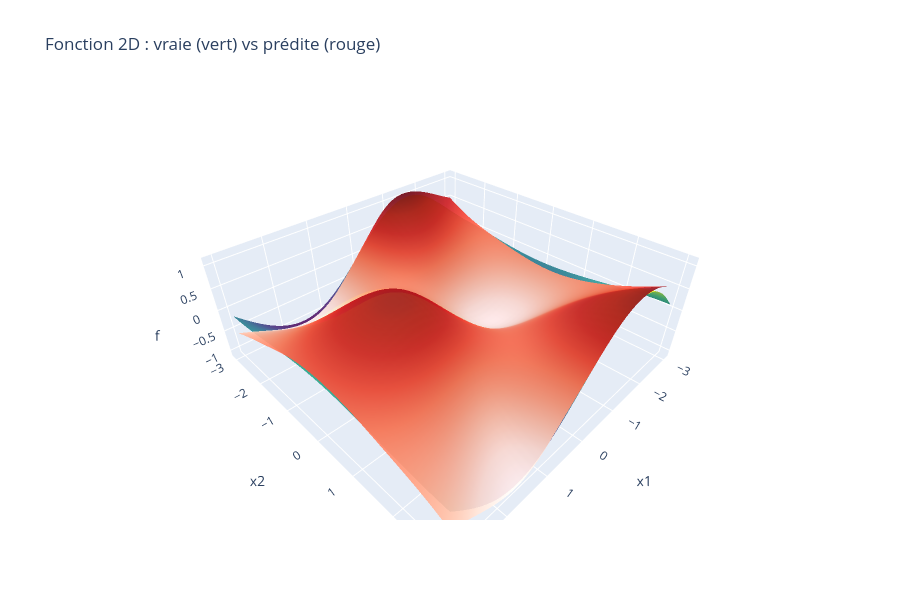

Notebook code for this chart:
### Code cell
import plotly.graph_objects as go

def plot_surface_3d(model, x1, x2):
    xx, yy = np.meshgrid(x1, x2)
    G = np.c_[xx.ravel(), yy.ravel()]
    Z_pred = model.predict(G).reshape(xx.shape)
    Z_true = np.sin(xx) * np.cos(yy)
    fig = go.Figure()
    fig.add_trace(go.Surface(x=x1, y=x2, z=Z_true, colorscale="Viridis", opacity=0.9, name="vraie", showscale=False))
    fig.add_trace(go.Surface(x=x1, y=x2, z=Z_pred, colorscale="Reds", opacity=0.9, name="prédite", showscale=False))
    fig.update_layout(title="Fonction 2D : vraie (vert) vs prédite (rouge)", height=600,
                      scene=dict(xaxis_title="x1", yaxis_title="x2", zaxis_title="f"))
    fig.show()

x1 = np.linspace(-3, 3, 50)
x2 = np.linspace(-3, 3, 50)
plot_surface_3d(model_2d, x1, x2)

### Figure 1 — Plotly figure (JSON) as saved in the notebook; plotly's stock layout.template omitted (floating-point values rounded to 4 significant figures; data arrays with more than 128 entries replaced by an {"elided": "..."} marker saying what was removed)
{"data": [{"colorscale": [[0, "#440154"], [0.1111, "#482878"], [0.2222, "#3e4989"], [0.3333, "#31688e"], [0.4444, "#26828e"], [0.5556, "#1f9e89"], [0.6667, "#35b779"], [0.7778, "#6ece58"], [0.8889, "#b5de2b"], [1, "#fde725"]], "name": "vraie", "opacity": 0.9, "showscale": false, "type": "surface", "x": [-3.0, -2.878, -2.755, -2.633, -2.51, -2.388, -2.265, -2.143, -2.02, -1.898, -1.776, -1.653, -1.531, -1.408, -1.286, -1.163, -1.041, -0.9184, -0.7959, -0.6735, -0.551, -0.4286, -0.3061, -0.1837, -0.06122, 0.06122, 0.1837, 0.3061, 0.4286, 0.551, 0.6735, 0.7959, 0.9184, 1.041, 1.163, 1.286, 1.408, 1.531, 1.653, 1.776, 1.898, 2.02, 2.143, 2.265, 2.388, 2.51, 2.633, 2.755, 2.878, 3.0], "y": [-3.0, -2.878, -2.755, -2.633, -2.51, -2.388, -2.265, -2.143, -2.02, -1.898, -1.776, -1.653, -1.531, -1.408, -1.286, -1.163, -1.041, -0.9184, -0.7959, -0.6735, -0.551, -0.4286, -0.3061, -0.1837, -0.06122, 0.06122, 0.1837, 0.3061, 0.4286, 0.551, 0.6735, 0.7959, 0.9184, 1.041, 1.163, 1.286, 1.408, 1.531, 1.653, 1.776, 1.898, 2.02, 2.143, 2.265, 2.388, 2.51, 2.633, 2.755, 2.878, 3.0], "z": {"elided": "50x50 float values"}}, {"colorscale": [[0, "rgb(255,245,240)"], [0.125, "rgb(254,224,210)"], [0.25, "rgb(252,187,161)"], [0.375, "rgb(252,146,114)"], [0.5, "rgb(251,106,74)"], [0.625, "rgb(239,59,44)"], [0.75, "rgb(203,24,29)"], [0.875, "rgb(165,15,21)"], [1, "rgb(103,0,13)"]], "name": "prédite", "opacity": 0.9, "showscale": false, "type": "surface", "x": [-3.0, -2.878, -2.755, -2.633, -2.51, -2.388, -2.265, -2.143, -2.02, -1.898, -1.776, -1.653, -1.531, -1.408, -1.286, -1.163, -1.041, -0.9184, -0.7959, -0.6735, -0.551, -0.4286, -0.3061, -0.1837, -0.06122, 0.06122, 0.1837, 0.3061, 0.4286, 0.551, 0.6735, 0.7959, 0.9184, 1.041, 1.163, 1.286, 1.408, 1.531, 1.653, 1.776, 1.898, 2.02, 2.143, 2.265, 2.388, 2.51, 2.633, 2.755, 2.878, 3.0], "y": [-3.0, -2.878, -2.755, -2.633, -2.51, -2.388, -2.265, -2.143, -2.02, -1.898, -1.776, -1.653, -1.531, -1.408, -1.286, -1.163, -1.041, -0.9184, -0.7959, -0.6735, -0.551, -0.4286, -0.3061, -0.1837, -0.06122, 0.06122, 0.1837, 0.3061, 0.4286, 0.551, 0.6735, 0.7959, 0.9184, 1.041, 1.163, 1.286, 1.408, 1.531, 1.653, 1.776, 1.898, 2.02, 2.143, 2.265, 2.388, 2.51, 2.633, 2.755, 2.878, 3.0], "z": {"elided": "50x50 float values"}}], "layout": {"height": 600, "scene": {"xaxis": {"title": {"text": "x1"}}, "yaxis": {"title": {"text": "x2"}}, "zaxis": {"title": {"text": "f"}}}, "title": {"text": "Fonction 2D : vraie (vert) vs prédite (rouge)"}}}
